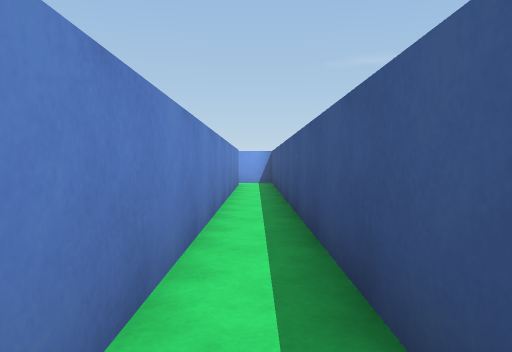
View 1 (above)

18 first-person views from a walk through a Unity game level. The camera is 0.62 m above the floor, tilts 2° down and sees 70° across. The floor is counted in squares, 1 m on a side. Each view is taken from the middle of a square. On the plan, view 1 faces up. The plan holds only what a view shows up to about 10 squares ahead; the rest is blank. The player is left out.

View 2
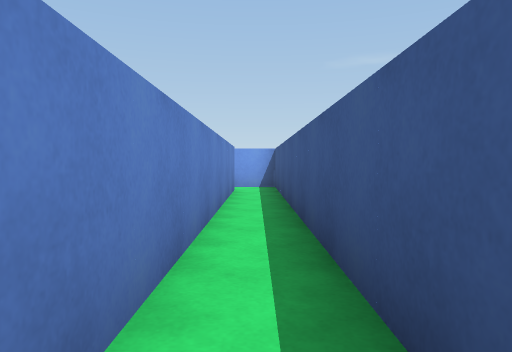

View 3
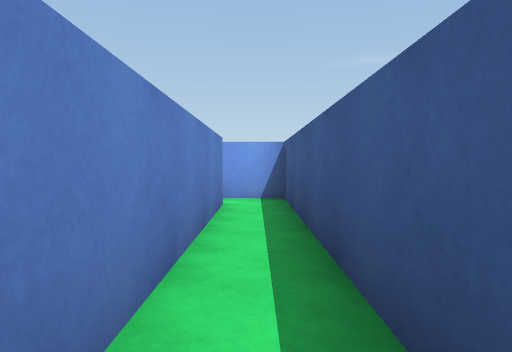

View 4
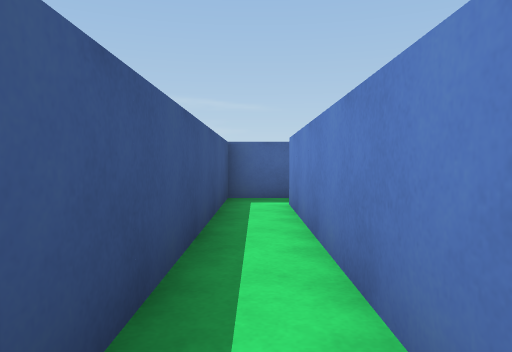

View 5
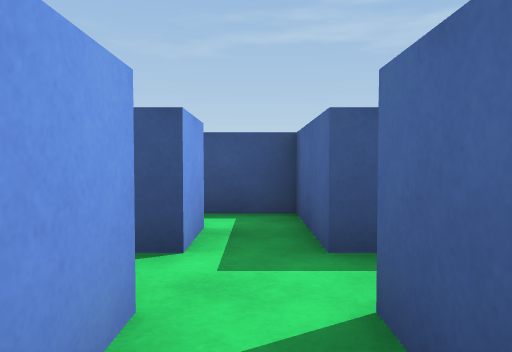

View 6
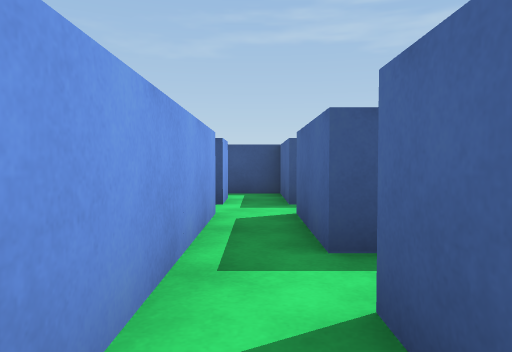

View 7
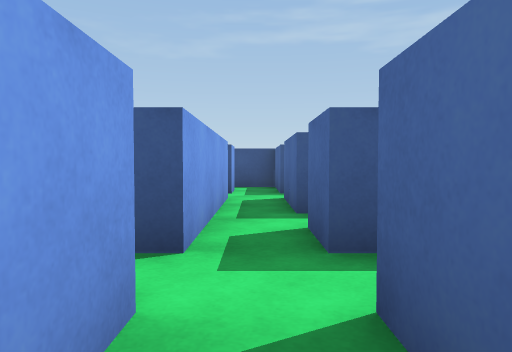

View 8
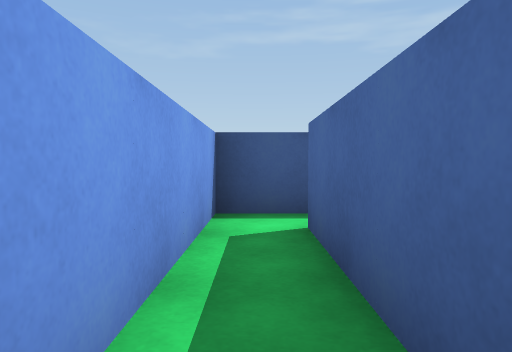

View 9
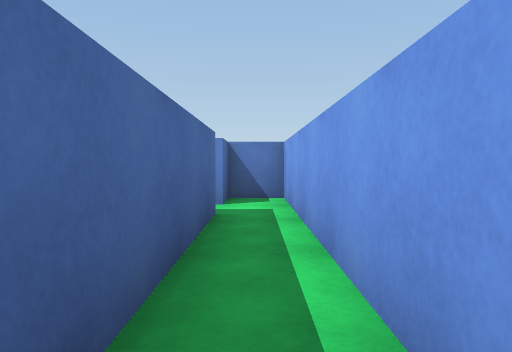

View 10
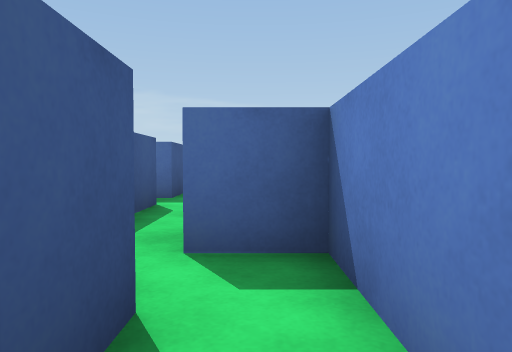

View 11
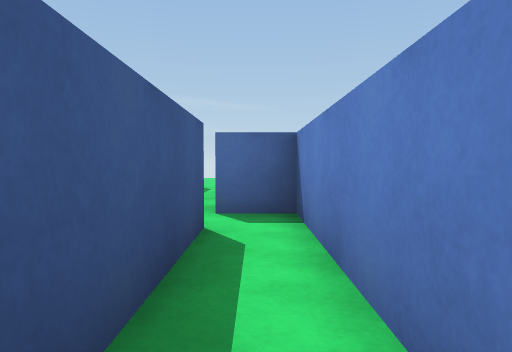

View 12
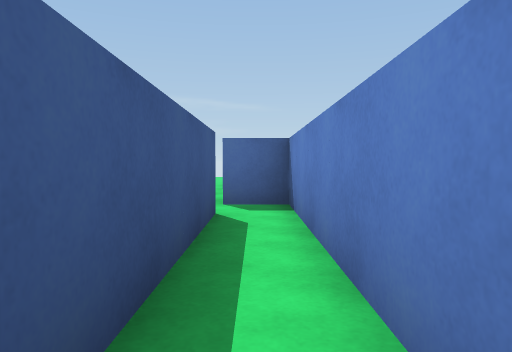

View 13
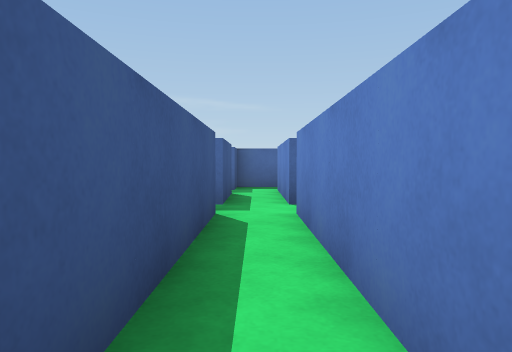

View 14
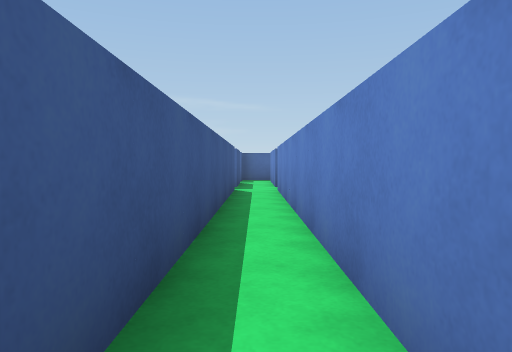

View 15
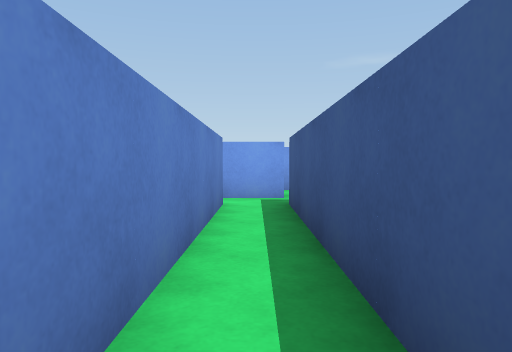

View 16
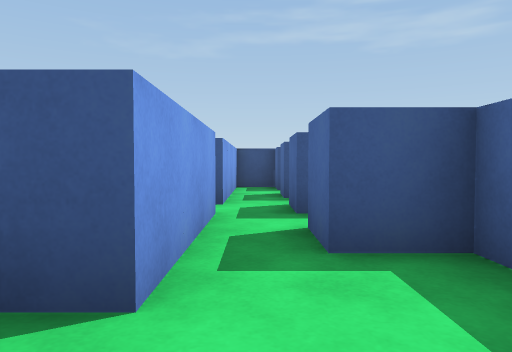

View 17
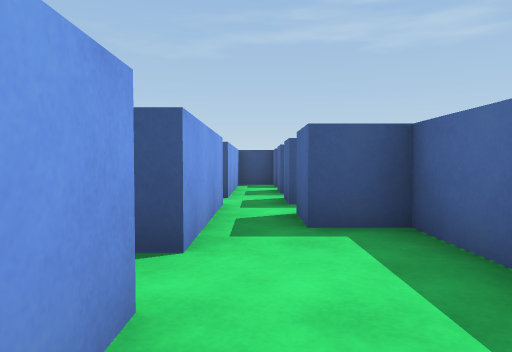

View 18
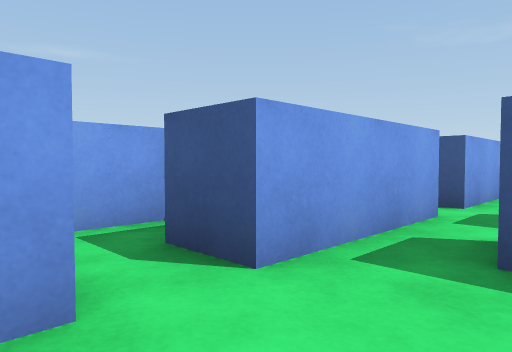

### Floor plan
Key: @ floor where view 1 was taken; # wall or solid block; . floor.
Columns run from 12 left of view 1 to 1 right of it. Each row starts with its distance up from view 1.
 12   ############
 11   ..#........#
 10  #.###.#####.#
  9 ...........#.#
  8  ...#.#.#.##.#
  7   ###.# #.##.#
  6     #.# #.##.#
  5     #.# #.##.#
  4     #.# #..#.#
  3     #.# ##.#.#
  2     #.#   .#.#
  1     #.####.#.#
  0    .........@#
 -1     #.#.##.###
 -2     #.#
 -3     #.
 -4      .#
 -5     ###

Positions as (right, up) in squares from view 1, and headings:
1: (0, 0), facing up
2: (0, 2), facing up
3: (0, 5), facing up
4: (0, 6), facing down
5: (-4, 0), facing right
6: (-7, 0), facing right
7: (-9, 0), facing right
8: (-4, 11), facing right
9: (-1, 11), facing left
10: (-3, 6), facing down
11: (-3, 8), facing down
12: (-3, 9), facing down
13: (-7, 5), facing down
14: (-7, 9), facing down
15: (-7, 3), facing up
16: (-11, 9), facing right
17: (-12, 9), facing right
18: (-11, 8), facing up-right
